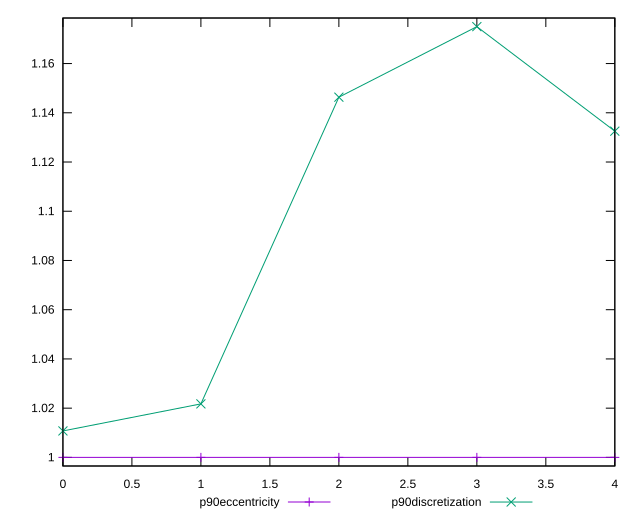

The gnuplot source for this figure:
reset

$p90Eccentricity <<EOF
0 1.0000000000000002
1 0.9999999999999996
2 1.0000000000000007
3 1
4 0.9999999999999992
EOF

$p90Discretization <<EOF
0 1.010752688172043
1 1.0217391304347827
2 1.146341463414634
3 1.175
4 1.1325301204819278
EOF

set key outside below
set xrange [0:4]
set yrange [0.9964999999999992:1.1785]
set trange [0.9964999999999992:1.1785]
set terminal svg size 640, 520 enhanced background rgb 'white'
set output "report_00014_2021-02-09T15:56:05.503Z/max-potential-fid/progression/eccentricity.svg"

plot $p90Eccentricity title "p90eccentricity" with linespoints, \
     $p90Discretization title "p90discretization" with linespoints

reset
